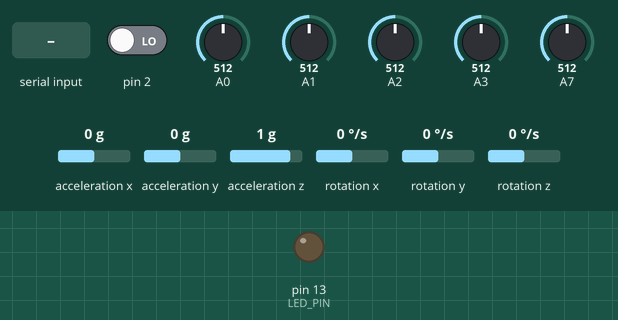
Simulated run of this sketch. Board: Arduino Nano, built with avr-gcc and run on an emulated ATmega328P. On the bench: output pins drawn as LEDs (lit = HIGH). The test bench sets the inputs (shaded band); at power-on: pin 2 LOW, A0 = 512, A1 = 512, A2 = 512, A3 = 512, A7 = 512, acceleration x 0 g, acceleration y 0 g, acceleration z 1 g, rotation x 0 °/s, rotation y 0 °/s, rotation z 0 °/s. The sensor or clock chip raises its interrupt line as the real part does; what the sketch prints to the serial monitor is not drawn.

Above: at 0.9 s.
1.0 s: "1\n" received over Serial
3.0 s: byte 50 ('2') received over Serial
At 3.7 s:
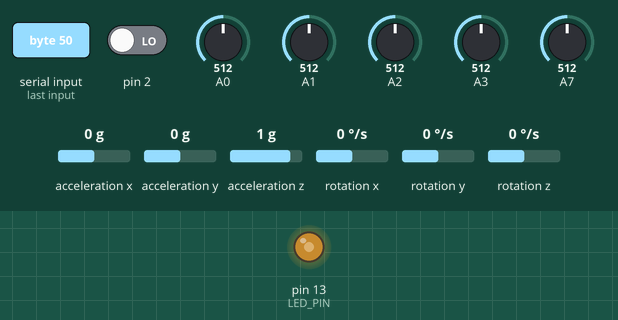
4.6 s: byte 49 ('1') received over Serial
At 5.6 s:
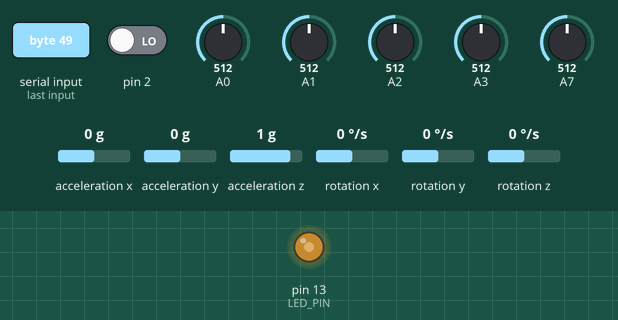
6.1 s: "2\n" received over Serial
At 6.8 s:
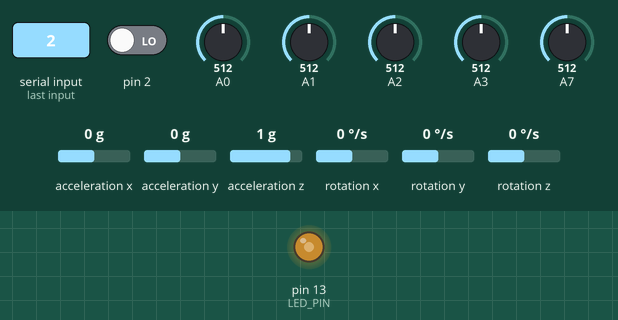
7.6 s: "0\n" received over Serial
At 8.6 s:
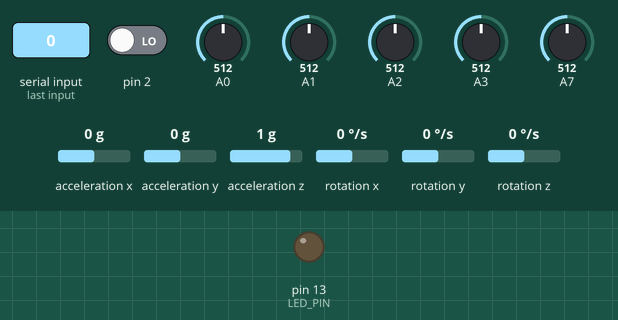
9.1 s: "1\n" received over Serial
At 10.5 s:
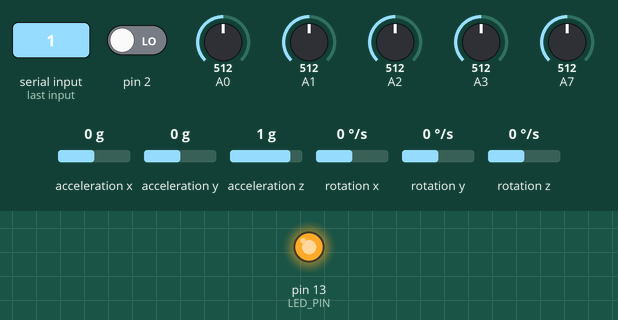
Timing chart, 0 to 11.6 s (numbered marks = the images above; inputs shaded):
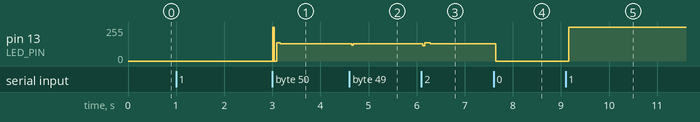

The sketch:

skripsi_coba_ambildata.ino
```cpp
#include <SPI.h>
#include <SoftwareSerial.h>
#include "I2Cdev.h"
#include "MPU6050_6Axis_MotionApps20.h"
#if I2CDEV_IMPLEMENTATION == I2CDEV_ARDUINO_WIRE
#include "Wire.h"
#endif
MPU6050 mpu;
#define OUTPUT_READABLE_YAWPITCHROLL

#define LED_PIN 13 // (Arduino is 13, Teensy is 11, Teensy++ is 6)
bool blinkState = false;
// MPU control/status vars
bool dmpReady = false;  // set true if DMP init was successful
uint8_t mpuIntStatus;   // holds actual interrupt status byte from MPU
uint8_t devStatus;      // return status after each device operation (0 = success, !0 = error)
uint16_t packetSize;    // expected DMP packet size (default is 42 bytes)
uint16_t fifoCount;     // count of all bytes currently in FIFO
uint8_t fifoBuffer[64]; // FIFO storage buffer
Quaternion q;           // [w, x, y, z]         quaternion container
VectorFloat gravity;    // [x, y, z]            gravity vector
float ypr[3];           // [yaw, pitch, roll]   yaw/pitch/roll container and gravity vector
uint8_t teapotPacket[14] = { '$', 0x02, 0, 0, 0, 0, 0, 0, 0, 0, 0x00, 0x00, '\r', '\n' };
volatile bool mpuInterrupt = false;     // indicates whether MPU interrupt pin has gone high
void dmpDataReady() {
  mpuInterrupt = true;
}
char data = 0;                //Variable for storing received data
int a, b, c, d, e;
void setup()
{
#if I2CDEV_IMPLEMENTATION == I2CDEV_ARDUINO_WIRE
  Wire.begin();
  TWBR = 24; // 400kHz I2C clock (200kHz if CPU is 8MHz)
#elif I2CDEV_IMPLEMENTATION == I2CDEV_BUILTIN_FASTWIRE
  Fastwire::setup(400, true);
#endif
  Serial.begin(9600);
  while (!Serial); // wait for Leonardo enumeration, others continue immediately
  Serial.println(F("Initializing I2C devices..."));
  mpu.initialize();
  Serial.println(F("Testing device connections..."));
  Serial.println(mpu.testConnection() ? F("MPU6050 connection successful") : F("MPU6050 connection failed"));
  Serial.println(F("\nSend any character to start program: "));
  while (Serial.available() && Serial.read()); // empty buffer
  while (!Serial.available());                 // wait for data
  while (Serial.available() && Serial.read()); // empty buffer again
  Serial.println(F("Initializing DMP..."));
  devStatus = mpu.dmpInitialize();
    mpu.setXGyroOffset(40);
    mpu.setYGyroOffset(-16);
    mpu.setZGyroOffset(-20);
    mpu.setXAccelOffset(-3404);
    mpu.setYAccelOffset(-2183);
    mpu.setZAccelOffset(1762);
 if (devStatus == 0) {
    Serial.println(F("Enabling DMP..."));
    mpu.setDMPEnabled(true);
    Serial.println(F("Enabling interrupt detection (Arduino external interrupt 0)..."));
    attachInterrupt(0, dmpDataReady, RISING);
    mpuIntStatus = mpu.getIntStatus();
    Serial.println(F("DMP ready! Waiting for first interrupt..."));
    dmpReady = true;
    packetSize = mpu.dmpGetFIFOPacketSize();
  } else {
    Serial.print(F("DMP Initialization failed (code "));
    Serial.print(devStatus);
    Serial.println(F(")"));
  }

  // configure LED for output
  pinMode(LED_PIN, OUTPUT);

}
void loop()
{
  Serial.println("1. mode sleep ");
  Serial.println("2. mede running ");
  Serial.print("Masukan pilihan anda : ");
  while (1)
  {
    if (Serial.available() > 0)
    {
      data = Serial.read();
      Serial.println(data);
      if (data == '1') {
        Serial.println("Masukan 0 untuk kembali");
        char input = '1';
        while (input != '0')
        {
          if (Serial.available() > 0)
          {
            input = Serial.read();
            Serial.println(input);

            if (!dmpReady) return;
            while (!mpuInterrupt && fifoCount < packetSize) {
            }
            mpuInterrupt = false;
            mpuIntStatus = mpu.getIntStatus();
            fifoCount = mpu.getFIFOCount();
            if ((mpuIntStatus & 0x10) || fifoCount == 1024) {
              mpu.resetFIFO();
              Serial.println(F("FIFO overflow!"));
            } else if (mpuIntStatus & 0x02) {
              while (fifoCount < packetSize) fifoCount = mpu.getFIFOCount();
              mpu.getFIFOBytes(fifoBuffer, packetSize);
              fifoCount -= packetSize;
#ifdef OUTPUT_READABLE_YAWPITCHROLL
              // display Euler angles in degrees
              mpu.dmpGetQuaternion(&q, fifoBuffer);
              mpu.dmpGetGravity(&gravity, &q);
              mpu.dmpGetYawPitchRoll(ypr, &q, &gravity);
              Serial.println("ypr\t");
              Serial.print(ypr[0] * 180 / M_PI);
              Serial.print("\t");
              Serial.print(ypr[1] * 180 / M_PI);
              Serial.print("\t");
              Serial.println(ypr[2] * 180 / M_PI);
              Serial.print("Jempol : ");
              Serial.print(analogRead(A7));
              Serial.print("\t");
              Serial.print("Kelingking : ");
              Serial.print(analogRead(A3));
              Serial.print("\t");
              Serial.print("Tengah : ");
              Serial.print(analogRead(A2));
              Serial.print("\t");
              Serial.print("Telunjuk : ");
              Serial.print(analogRead(A1));
              Serial.print("\t");
              Serial.print("Manis : ");
              Serial.println(analogRead(A0));
#endif
              blinkState = !blinkState;
              digitalWrite(LED_PIN, blinkState);
            }
          }
        }

      }
      else if (data == '2')
      {
        int n = 0;
        int nx = 0;
        Serial.println("Masukan 0 untuk kembali");
        char input = '1';
        while (input != '0')
        {
          if (!dmpReady) return;
          while (!mpuInterrupt && fifoCount < packetSize) {
          }
          mpuInterrupt = false;
          mpuIntStatus = mpu.getIntStatus();
          fifoCount = mpu.getFIFOCount();
          if ((mpuIntStatus & 0x10) || fifoCount == 1024) {
            mpu.resetFIFO();
            Serial.println(F("FIFO overflow!"));
          } else if (mpuIntStatus & 0x02) {
            while (fifoCount < packetSize) fifoCount = mpu.getFIFOCount();
            mpu.getFIFOBytes(fifoBuffer, packetSize);
            fifoCount -= packetSize;
#ifdef OUTPUT_READABLE_YAWPITCHROLL
            // display Euler angles in degrees
            mpu.dmpGetQuaternion(&q, fifoBuffer);
            mpu.dmpGetGravity(&gravity, &q);
            mpu.dmpGetYawPitchRoll(ypr, &q, &gravity);

#endif
            blinkState = !blinkState;
            digitalWrite(LED_PIN, blinkState);
          }
          if (Serial.available() > 0)
          {
            n++;
            input = Serial.read();
            if(n%2!=0)
            {
             nx++;
            Serial.println();
            Serial.println(input);
            Serial.print(nx);
            Serial.print(". data :");
            }
            Serial.print("\t");
            Serial.print(analogRead(A7));
            Serial.print("\t");
//            Serial.print("Kelingking : ");
            Serial.print(analogRead(A3));
            Serial.print("\t");
//            Serial.print("Tengah : ");
            Serial.print(analogRead(A2));
            Serial.print("\t");
//            Serial.print("Telunjuk : ");
            Serial.print(analogRead(A1));
            Serial.print("\t");
//            Serial.print("Manis : ");
            Serial.print(analogRead(A0));
            Serial.print("\t");
            Serial.print(ypr[0] * 180 / M_PI);
            Serial.print("\t");
            Serial.print(ypr[1] * 180 / M_PI);
            Serial.print("\t");
            Serial.print(ypr[2] * 180 / M_PI);
          }
        }
      }
      else
      {
        Serial.println("Masukan pilihan dengan benar");
      }
      break;
    }
  }

}
```

Measured:
- after the input at 3.0 s, pin 13 (LED_PIN): 0/255 → 137/255 at once, → 131/255 0.16 s later
- after the input at 4.6 s, pin 13 (LED_PIN): 131/255 → 128/255 after 0.05 s
- after the input at 6.1 s, pin 13 (LED_PIN): 128/255 → 137/255 at once, → 131/255 0.16 s later
- after the input at 7.6 s, pin 13 (LED_PIN): 131/255 → 0/255 after 0.05 s
- after the input at 9.1 s, pin 13 (LED_PIN): 0/255 → 255/255 after 0.06 s
